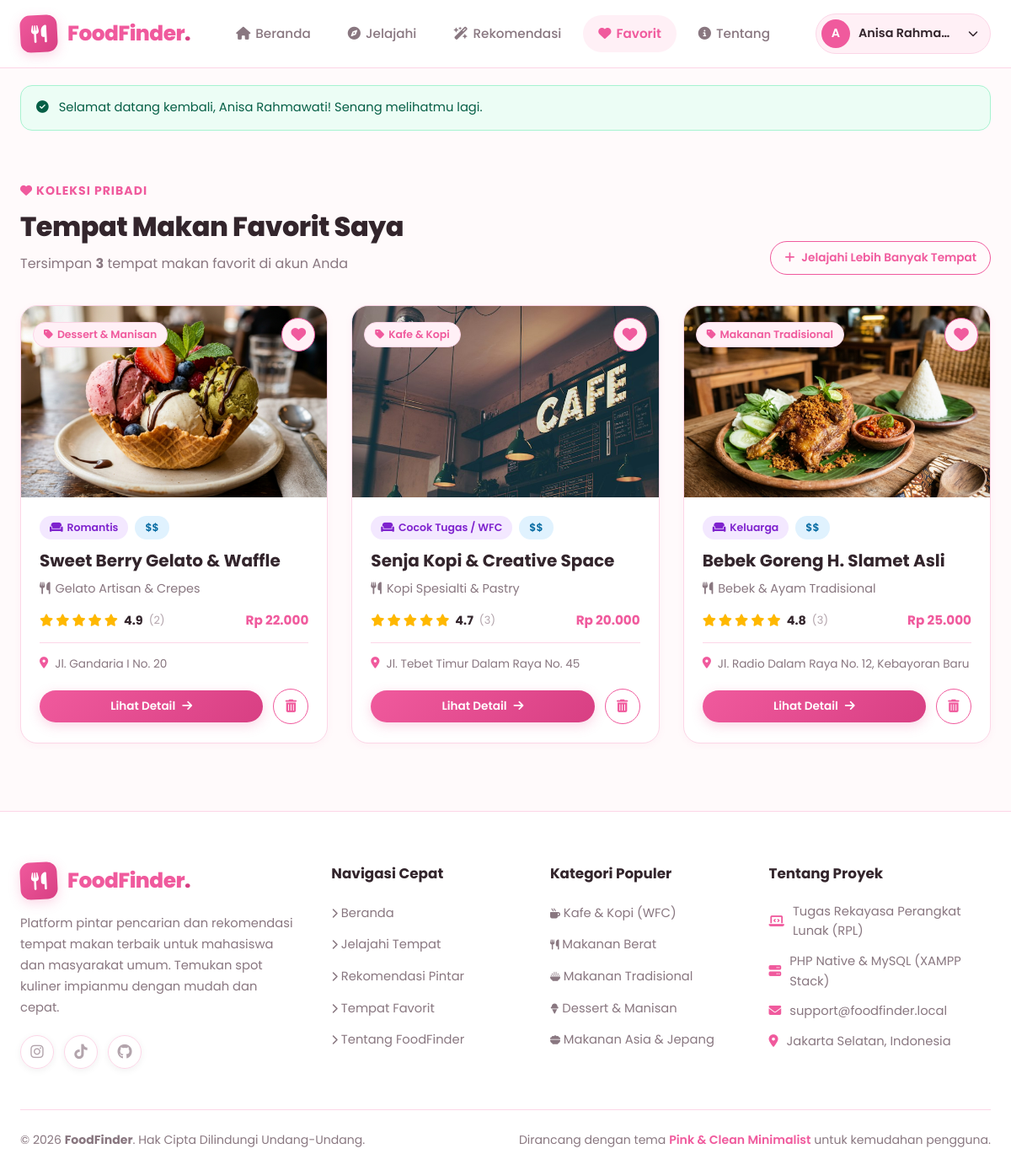
Page /favorites.php (signed in) on the committed database.
### tables this page shows
CREATE TABLE `favorites` (
  `id` INT AUTO_INCREMENT PRIMARY KEY,
  `user_id` INT NOT NULL,
  `restaurant_id` INT NOT NULL,
  `created_at` TIMESTAMP DEFAULT CURRENT_TIMESTAMP,
  UNIQUE KEY `user_restaurant_unique` (`user_id`, `restaurant_id`),
  CONSTRAINT `fk_favorite_user` FOREIGN KEY (`user_id`) REFERENCES `users` (`id`) ON DELETE CASCADE ON UPDATE CASCADE,
  CONSTRAINT `fk_favorite_restaurant` FOREIGN KEY (`restaurant_id`) REFERENCES `restaurants` (`id`) ON DELETE CASCADE ON UPDATE CASCADE
);

CREATE TABLE `restaurants` (
  `id` INT AUTO_INCREMENT PRIMARY KEY,
  `category_id` INT NOT NULL,
  `name` VARCHAR(150) NOT NULL,
  `slug` VARCHAR(150) NOT NULL UNIQUE,
  `food_type` VARCHAR(100) NOT NULL,
  `price_range` ENUM('$', '$$', '$$$', '$$$$') NOT NULL DEFAULT '$$',
  `price_min` INT NOT NULL DEFAULT 15000,
  `price_max` INT NOT NULL DEFAULT 50000,
  `rating` DECIMAL(2,1) NOT NULL DEFAULT 0.0,
  `total_reviews` INT NOT NULL DEFAULT 0,
  `address` TEXT NOT NULL,
  `city` VARCHAR(100) NOT NULL DEFAULT 'Jakarta Selatan',
  `gmaps_url` TEXT DEFAULT NULL,
  `opening_hours` VARCHAR(100) NOT NULL DEFAULT '10:00 - 22:00 WIB',
  `description` TEXT NOT NULL,
  `facilities` TEXT DEFAULT NULL,
  `atmosphere` VARCHAR(100) DEFAULT 'Santai',
  `image` VARCHAR(255) NOT NULL,
  `is_popular` TINYINT(1) NOT NULL DEFAULT 0,
  `is_recommended` TINYINT(1) NOT NULL DEFAULT 0,
  `status` ENUM('published', 'draft') NOT NULL DEFAULT 'published',
  `created_at` TIMESTAMP DEFAULT CURRENT_TIMESTAMP,
  `updated_at` TIMESTAMP DEFAULT CURRENT_TIMESTAMP ON UPDATE CURRENT_TIMESTAMP,
  CONSTRAINT `fk_restaurant_category` FOREIGN KEY (`category_id`) REFERENCES `categories` (`id`) ON DELETE RESTRICT ON UPDATE CASCADE
);

CREATE TABLE `categories` (
  `id` INT AUTO_INCREMENT PRIMARY KEY,
  `name` VARCHAR(100) NOT NULL,
  `slug` VARCHAR(100) NOT NULL UNIQUE,
  `icon` VARCHAR(100) NOT NULL DEFAULT 'fa-utensils',
  `image` VARCHAR(255) DEFAULT NULL,
  `description` TEXT DEFAULT NULL,
  `created_at` TIMESTAMP DEFAULT CURRENT_TIMESTAMP
);

### favorites.php (the view, shortened to what this page needs)
<?php
require_once __DIR__ . '/includes/functions.php';
$userId = (int) $_SESSION['user']['id'];
$stmt = $pdo->prepare("
    SELECT r.*, c.name as category_name, fav.created_at as favorited_at
    FROM favorites fav
    JOIN restaurants r ON fav.restaurant_id = r.id
    JOIN categories c ON r.category_id = c.id
    WHERE fav.user_id = ? AND r.status = 'published'
    ORDER BY fav.id DESC
");
$stmt->execute([$userId]);
$favoriteList = $stmt->fetchAll();
$totalFavorites = count($favoriteList);
require_once __DIR__ . '/includes/header.php';
?>
<div class="container" style="padding-top: 40px; padding-bottom: 80px;">
  <div class="section-header">
    <div>
      <div class="section-tag"><i class="fas fa-heart text-danger"></i> Koleksi Pribadi</div>
      <h1 class="section-title">Tempat Makan Favorit Saya</h1>
      <p class="section-subtitle">
        Tersimpan <strong><?= $totalFavorites ?></strong> tempat makan favorit di akun Anda
      </p>
    </div>
    <a href="<?= BASE_URL ?>search.php" class="btn btn-outline btn-sm">
      <i class="fas fa-plus"></i> Jelajahi Lebih Banyak Tempat
    </a>
  </div>
  <?php if ($totalFavorites > 0): ?>
    <div class="restaurant-grid">
      <?php foreach ($favoriteList as $resto): ?>
        <div class="restaurant-card favorite-item-card">
          <div class="restaurant-thumb-wrap">
            <img src="<?= get_restaurant_image($resto['image']) ?>" alt="<?= e($resto['name']) ?>" loading="lazy">
            <div class="restaurant-overlay-badges">
              <span class="badge badge-pink">
                <i class="fas fa-tag"></i> <?= e($resto['category_name']) ?>
              </span>
              <button
                class="btn-fav btn-fav-toggle active"
                data-id="<?= (int)$resto['id'] ?>"
                title="Hapus dari favorit"
                aria-label="Hapus Favorit"
              >
                <i class="fas fa-heart text-danger"></i>
              </button>
            </div>
          </div>
          <div class="restaurant-content">
            <div class="restaurant-tags-row">
              <span class="badge badge-atmosphere">
                <i class="fas fa-couch"></i> <?= e($resto['atmosphere'] ?? 'Santai') ?>
              </span>
              <span class="badge badge-price">
                <?= e($resto['price_range']) ?>
              </span>
            </div>
            <h3 class="restaurant-name">
              <a href="<?= BASE_URL ?>restaurant-detail.php?id=<?= (int)$resto['id'] ?>">
                <?= e($resto['name']) ?>
              </a>
            </h3>
            <div class="restaurant-food-type">
              <i class="fas fa-utensils text-muted"></i> <?= e($resto['food_type']) ?>
            </div>
            <div class="restaurant-rating-row">
              <div class="star-rating">
                <?= render_rating_stars((float)$resto['rating'], true) ?>
                <span style="font-size: 0.8rem; color: var(--text-muted); margin-left: 4px;">
                  (<?= (int)$resto['total_reviews'] ?>)
                </span>
              </div>
              <div class="restaurant-price-text">
                <?= format_rupiah($resto['price_min']) ?>
              </div>
            </div>
            <div class="restaurant-location">
              <i class="fas fa-map-marker-alt"></i>
              <span><?= e($resto['address']) ?></span>
            </div>
            <div class="restaurant-footer-actions">
              <a href="<?= BASE_URL ?>restaurant-detail.php?id=<?= (int)$resto['id'] ?>" class="btn btn-primary btn-sm">
                Lihat Detail <i class="fas fa-arrow-right"></i>
              </a>
              <form action="<?= BASE_URL ?>favorites.php" method="POST" style="display: inline;">
                <button type="submit" class="btn btn-outline btn-icon" title="Hapus dari daftar favorit" onclick="return confirm('Apakah Anda yakin ingin menghapus dari favorit?')">
                  <i class="fas fa-trash-can text-danger"></i>
                </button>
              </form>
            </div>
          </div>
        </div>
      <?php endforeach; ?>
    </div>
  <?php endif; ?>
</div>
<?php require_once __DIR__ . '/includes/footer.php'; ?>

### includes/functions.php (shortened to what this page needs)
<?php
function e($value): string {
    return htmlspecialchars((string)($value ?? ''), ENT_QUOTES, 'UTF-8');
}
function format_rupiah($number): string {
    return 'Rp ' . number_format((float)$number, 0, ',', '.');
}
function render_rating_stars(float $rating, bool $showNumber = false): string {
    $full = floor($rating);
    $half = ($rating - $full) >= 0.3 && ($rating - $full) <= 0.7 ? 1 : 0;
    if (($rating - $full) > 0.7) {
        $full += 1;
    }
    $empty = 5 - ($full + $half);
    $html = '<div class="star-rating" title="Rating: ' . number_format($rating, 1) . ' / 5">';
    for ($i = 0; $i < $full; $i++) {
        $html .= '<i class="fas fa-star text-warning"></i>';
    }
    for ($i = 0; $i < $half; $i++) {
        $html .= '<i class="fas fa-star-half-alt text-warning"></i>';
    }
    for ($i = 0; $i < $empty; $i++) {
        $html .= '<i class="far fa-star text-muted"></i>';
    }
    if ($showNumber) {
        $html .= ' <span class="rating-number">' . number_format($rating, 1) . '</span>';
    }
    $html .= '</div>';
    return $html;
}
function get_restaurant_image(string $imageName = null): string {
    $uploadPath = __DIR__ . '/../uploads/restaurants/' . $imageName;
    if (file_exists($uploadPath)) {
        return BASE_URL . 'uploads/restaurants/' . $imageName;
    }
    return BASE_URL . 'assets/images/hero-food.jpg';
}

### rows in the picture
favorites: restaurant.image (picture), categories.name "Dessert & Manisan", restaurant.atmosphere "Romantis", restaurant.price_range "$$", restaurant.name "Sweet Berry Gelato & Waffle", restaurant.food_type "Gelato Artisan & Crepes", rating "4.9", restaurant.total_reviews "2", restaurant.price_min "Rp 22.000", restaurant.address "Jl. Gandaria I No. 20"
favorites: restaurant.image (picture), categories.name "Kafe & Kopi", restaurant.atmosphere "Cocok Tugas / WFC", restaurant.price_range "$$", restaurant.name "Senja Kopi & Creative Space", restaurant.food_type "Kopi Spesialti & Pastry", rating "4.7", restaurant.total_reviews "3", restaurant.price_min "Rp 20.000", restaurant.address "Jl. Tebet Timur Dalam Raya No. 45"
favorites: restaurant.image (picture), categories.name "Makanan Tradisional", restaurant.atmosphere "Keluarga", restaurant.price_range "$$", restaurant.name "Bebek Goreng H. Slamet Asli", restaurant.food_type "Bebek & Ayam Tradisional", rating "4.8", restaurant.total_reviews "3", restaurant.price_min "Rp 25.000", restaurant.address "Jl. Radio Dalam Raya No. 12, Kebayoran Baru"

### other values in the picture
substr($currentUser['name'], 0, 1) "A"
$currentUser['name'] "Anisa Rahma…"
$flash['message'] "Selamat datang kembali, Anisa Rahmawati! Senang melihatmu lagi."
$totalFavorites "3"
